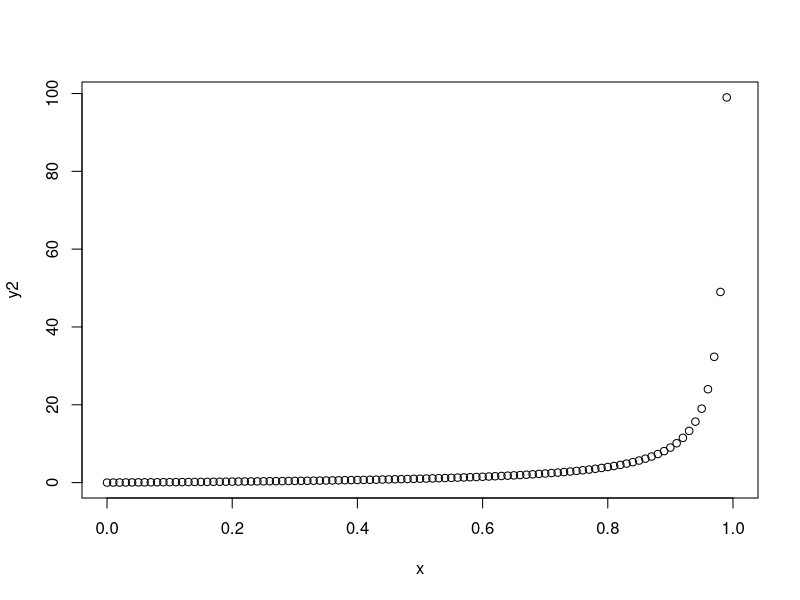

Recreate this plot in R.
# See if we can just write a script that will reproduce all the 
# notes to one folder so it's easy to upload to the website
library('knitr')
library('rmarkdown')
file_list = list.files(
  path = here::here('chapters'),
  pattern = '\\.Rmd',
  full.names = TRUE
)

lapply(
  file_list,
  render,
  output_dir = here::here('ISL')
)

f = function(x){exp(x)/(1+exp(x))}
g = function(x){x/(1-x)}
x = seq(from = 0, to = 1, by = 0.01)
y = f(x)
y2 = g(x)
par(mfrow = c(1,1))
plot(x,y2)
